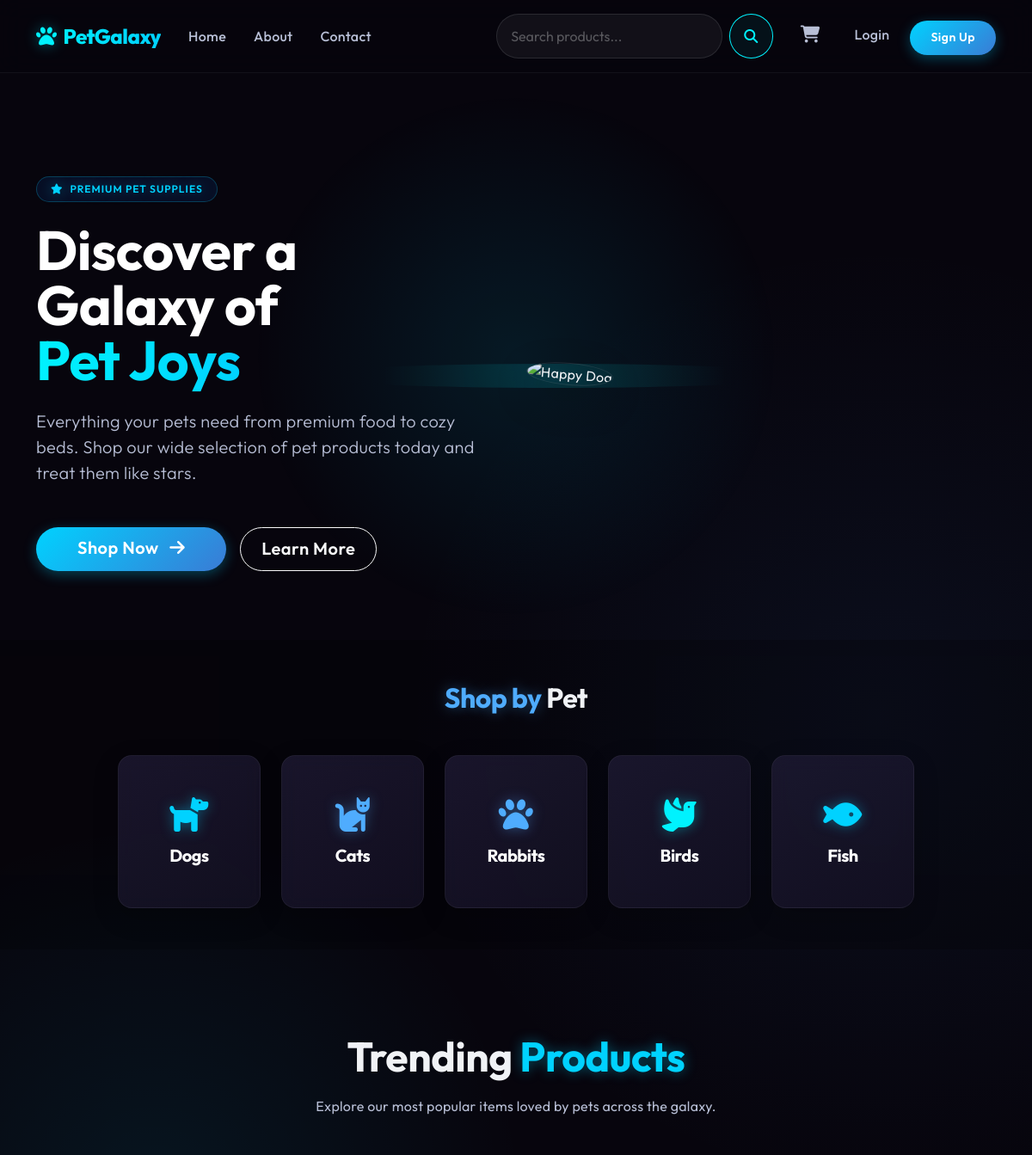
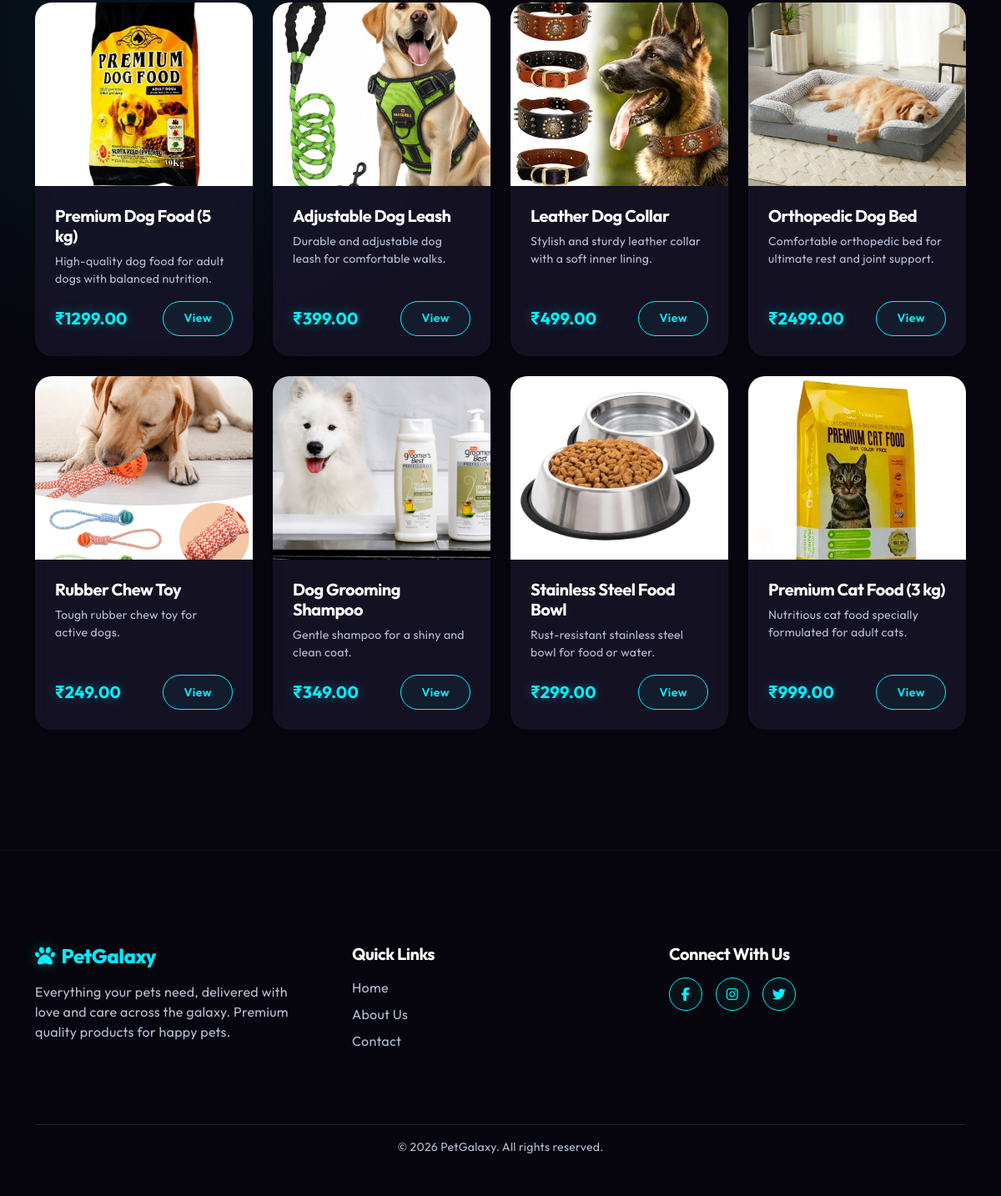
/home/, run on the app's committed database (2 pictures, top to bottom).
### store/models.py (models this page shows, shortened)
class Category(models.Model):
    name = models.CharField(max_length=100)
    slug = models.SlugField(unique=True)
    class Meta:
        verbose_name_plural = "Categories"

class Product(models.Model):
    name = models.CharField(max_length=200)
    description = models.TextField()
    price = models.DecimalField(max_digits=10, decimal_places=2)
    image = models.ImageField(upload_to='products/', blank=True, null=True)
    image_url = models.URLField(max_length=500, blank=True, null=True)
    category = models.ForeignKey(Category, related_name='products', on_delete=models.CASCADE)
    stock = models.IntegerField(default=0)
    created_at = models.DateTimeField(auto_now_add=True)
    updated_at = models.DateTimeField(auto_now=True)

### store/views.py (the view)
# urls.py: 2. Add a URL to urlpatterns:  path('', views.home, name='home')
def home(request):
    categories = Category.objects.all()
    products = Product.objects.all()[:8]
    return render(request, 'home.html', {'categories': categories, 'products': products})

### store/cart.py (called while the page is built)
    def __len__(self):
        return sum(item['quantity'] for item in self.cart.values())

### store/context_processors.py (called while the page is built)
def cart(request):
    return {'cart': Cart(request)}

### templates/home.html (shortened to what this page needs)
{% extends 'base.html' %}
{% load static %}
{% block content %}
<section class="hero-section">
    <div class="container">
        <div class="row align-items-center min-vh-75">
            <div class="col-lg-6 text-start pe-lg-5">
                <div class="badge bg-primary bg-opacity-10 text-neon-blue rounded-pill px-3 py-2 mb-4 border border-info border-opacity-25" style="letter-spacing: 1px;">
                    <i class="fa-solid fa-star me-2"></i>PREMIUM PET SUPPLIES
                </div>
                <h1 class="display-3 fw-bold text-white mb-4 lh-1">Discover a Galaxy of <br><span style="background: linear-gradient(90deg, var(--neon-cyan), var(--neon-blue)); -webkit-background-clip: text; background-clip: text; -webkit-text-fill-color: transparent; color: transparent;">Pet Joys</span></h1>
                <p class="lead text-muted mb-5 fs-5">Everything your pets need from premium food to cozy beds. Shop our wide selection of pet products today and treat them like stars.</p>
                <div class="d-flex gap-3">
                    <a href="#featured-products" class="btn btn-primary btn-lg rounded-pill px-5">Shop Now <i class="fa-solid fa-arrow-right ms-2"></i></a>
                    <a href="{% url 'about' %}" class="btn btn-outline-light btn-lg rounded-pill px-4">Learn More</a>
                </div>
            </div>
            <div class="col-lg-6 d-none d-lg-block position-relative">
                <img src="https://images.unsplash.com/photo-1583337130417-3346a1be7dee?ixlib=rb-4.0.3&auto=format&fit=crop&w=800&q=80" alt="Happy Dog" class="img-fluid rounded-circle shadow-lg border border-secondary border-opacity-25" style="transform: rotate(5deg); transition: transform 0.5s ease;" onmouseover="this.style.transform='rotate(0deg) scale(1.02)'" onmouseout="this.style.transform='rotate(5deg) scale(1)'">
            </div>
        </div>
    </div>
</section>
<section class="py-5" style="background: rgba(0,0,0,0.2);">
    <div class="container">
        <h2 class="text-center mb-5 fw-bold"><span class="text-neon-purple">Shop by</span> Pet</h2>
        <div class="row g-4 justify-content-center">
            {% for category in categories %}
            <div class="col-6 col-md-4 col-lg-2">
                <a href="{% url 'category_detail' category.slug %}" class="text-decoration-none">
                    <div class="card category-card h-100 text-center py-4 rounded-4">
                        <div class="card-body">
                            {% if category.name == 'Dogs' %}
                                <i class="fa-solid fa-dog fs-1 text-neon-blue mb-3"></i>
                            {% elif category.name == 'Cats' %}
                                <i class="fa-solid fa-cat fs-1 text-neon-purple mb-3"></i>
                            {% elif category.name == 'Birds' %}
                                <i class="fa-solid fa-dove fs-1 text-neon-cyan mb-3"></i>
                            {% elif category.name == 'Fish' %}
                                <i class="fa-solid fa-fish fs-1 text-neon-blue mb-3"></i>
                            {% else %}
                                <i class="fa-solid fa-paw fs-1 text-neon-purple mb-3"></i>
                            {% endif %}
                            <h5 class="card-title text-white m-0">{{ category.name }}</h5>
                        </div>
                    </div>
                </a>
            </div>
            {% endfor %}
        </div>
    </div>
</section>
<section id="featured-products" class="py-5">
    <div class="container my-5">
        <div class="text-center mb-5">
            <h2 class="display-5 fw-bold mb-3">Trending <span class="text-neon-blue">Products</span></h2>
            <p class="text-muted mx-auto" style="max-width: 600px;">Explore our most popular items loved by pets across the galaxy.</p>
        </div>
        <div class="row g-4">
            {% for product in products %}
            <div class="col-sm-6 col-md-4 col-lg-3">
                <div class="card h-100 shadow-sm border-0">
                    {% if product.image %}
                        <img src="{{ product.image.url }}" class="card-img-top" alt="{{ product.name }}">
                    {% elif product.image_url %}
                        <img src="{{ product.image_url }}" class="card-img-top" alt="{{ product.name }}">
                    {% else %}
                        <img src="https://placehold.co/400x300/302b63/00f2fe?text={{ product.name|urlencode }}" class="card-img-top" alt="{{ product.name }}">
                    {% endif %}
                    <div class="card-body d-flex flex-column">
                        <h5 class="card-title text-white">{{ product.name }}</h5>
                        <p class="card-text text-muted small mb-3">{{ product.description|truncatewords:10 }}</p>
                        <div class="mt-auto d-flex justify-content-between align-items-center">
                            <span class="fs-5 fw-bold text-neon-cyan">₹{{ product.price }}</span>
                            <a href="{% url 'product_detail' product.id %}" class="btn btn-outline-primary btn-sm rounded-pill">View</a>
                        </div>
                    </div>
                </div>
            </div>
            {% endfor %}
        </div>
    </div>
</section>
{% endblock %}

### static/css/style.css (style rules this page uses)
:root { --bg-dark: #07050d; --bg-mid: #141124; --bg-light: #1e1a33; --bg-card: rgba(30, 26, 51, 0.6); --neon-blue: #00d2ff; --neon-purple: #3a7bd5; --neon-cyan: #00f2fe; --text-main: #f0f2f5; --text-muted: #b8bfd6; --accent: #4facfe; }
body { background-color: var(--bg-dark); background-image: radial-gradient(circle at 15% 50%, rgba(0, 210, 255, 0.08), transparent 25%), radial-gradient(circle at 85% 30%, rgba(58, 123, 213, 0.08), transparent 25%); background-attachment: fixed; color: var(--text-main); font-family: 'Outfit', -apple-system, BlinkMacSystemFont, "Segoe UI", Roboto, sans-serif; min-height: 100vh; display: flex; flex-direction: column; letter-spacing: 0.3px; }
.card { background: var(--bg-card); backdrop-filter: blur(10px); -webkit-backdrop-filter: blur(10px); border: 1px solid rgba(255, 255, 255, 0.05); border-radius: 20px; transition: all 0.4s cubic-bezier(0.175, 0.885, 0.32, 1.275); color: var(--text-main); overflow: hidden; box-shadow: 0 10px 30px rgba(0, 0, 0, 0.2); }
.card-img-top { height: 220px; object-fit: cover; transition: transform 0.5s ease; }
.card-body { padding: 1.5rem; }
h1, h2, h3, h4, h5, h6 { font-weight: 700; letter-spacing: -0.5px; }
.text-muted { color: var(--text-muted) !important; }
.text-neon-cyan { color: var(--neon-cyan); text-shadow: 0 0 15px rgba(0, 242, 254, 0.4); }
.text-neon-blue { color: var(--neon-blue); text-shadow: 0 0 15px rgba(0, 210, 255, 0.4); }
.text-neon-purple { color: var(--accent); text-shadow: 0 0 15px rgba(79, 172, 254, 0.4); }
.btn { font-weight: 600; letter-spacing: 0.5px; padding: 0.6rem 1.5rem; transition: all 0.3s ease; }
.btn-primary { background: linear-gradient(135deg, var(--neon-blue), var(--neon-purple)); border: none; box-shadow: 0 4px 15px rgba(0, 210, 255, 0.3); }
.btn-outline-primary { color: var(--neon-cyan); border: 1px solid var(--neon-cyan); background: rgba(0, 242, 254, 0.05); }
.badge { padding: 0.4em 0.8em; font-weight: 600; letter-spacing: 0.5px; }
.hero-section { padding: 120px 0 80px 0; position: relative; overflow: hidden; }
.hero-section::before { content: ''; position: absolute; top: 50%; left: 50%; transform: translate(-50%, -50%); width: 60vw; height: 60vw; background: radial-gradient(circle, rgba(0, 210, 255, 0.1) 0%, transparent 60%); z-index: -1; border-radius: 50%; }
.category-card { background: linear-gradient(145deg, rgba(30, 26, 51, 0.8), rgba(20, 17, 36, 0.8)); border: 1px solid rgba(255, 255, 255, 0.05); }
.category-card i { transition: transform 0.4s ease; }

### data on the page
Category: name "Dogs"
Category: name "Cats"
Category: name "Rabbits"
Category: name "Birds"
Category: name "Fish"
Product: image (picture), name "Premium Dog Food (5 kg)", description "High-quality dog food for adult dogs with balanced nutrition.", price "1299.00"
Product: image (picture), name "Adjustable Dog Leash", description "Durable and adjustable dog leash for comfortable walks.", price "399.00"
Product: image (picture), name "Leather Dog Collar", description "Stylish and sturdy leather collar with a soft inner lining.", price "499.00"
Product: image (picture), name "Orthopedic Dog Bed", description "Comfortable orthopedic bed for ultimate rest and joint support.", price "2499.00"
Product: image (picture), name "Rubber Chew Toy", description "Tough rubber chew toy for active dogs.", price "249.00"
Product: image (picture), name "Dog Grooming Shampoo", description "Gentle shampoo for a shiny and clean coat.", price "349.00"
Product: image (picture), name "Stainless Steel Food Bowl", description "Rust-resistant stainless steel bowl for food or water.", price "299.00"
Product: image (picture), name "Premium Cat Food (3 kg)", description "Nutritious cat food specially formulated for adult cats.", price "999.00"
